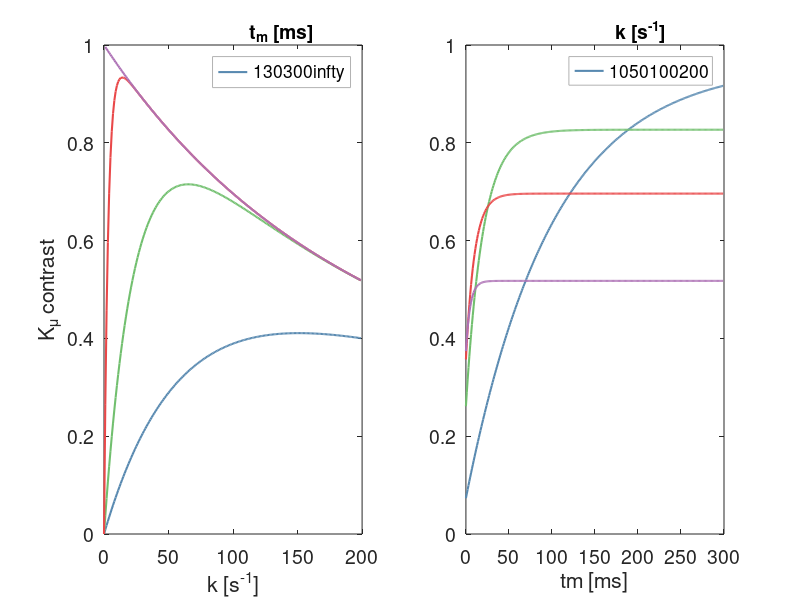

This figure's MATLAB source: (Note: this script raises an error after producing the figure.)
%show sde dde contrast as function of exchange and tm
D = 12e-3; %DELTA

close all
%different tm different k
figure;
ax = subplot(1,2,1);
tm_vec = [1e-3  30e-3 300e-3  500000e9];
k = 0.0000001:200;

% cols = linspecer(4);

cols = [    0.3467    0.5360    0.6907
    0.4416    0.7490    0.4322
    0.9153    0.2816    0.2878
    0.6769    0.4447    0.7114];

stil = ["--", "-.", ":", "-"];

for c_tm = 1:numel(tm_vec)
    tm = tm_vec(c_tm);
h = 2./(k*D) - 2./(k*D).^2 + 2./(k*D).^2.*exp(-k*D) - (1./(k*D).^2).*(exp(-k.*tm) + exp(-k*(2*D + tm)) - 2*exp(-k*(D+tm)));
if tm > 1e6; h(1) = NaN; end
% col = [1 1 1]*(c_tm-1)/(numel(tm_vec));
plot(ax, k, h, 'linewidth', 1.5, 'Color', cols(c_tm, :))
% plot(ax, k, h, 'linewidth', 1.5, 'Color', [0.5 0.5 0.5], 'LineStyle', stil(c_tm))

% plot(ax, k, h, 'linewidth', 1, 'Color', col)
hold(ax, 'on')
end
xlabel('k [s^{-1}]')
ylabel('K_{\mu} contrast')
leg = legend(["1", "30", "300", "\infty"], 'NumColumns', 2, 'EdgeColor', [0.7 0.7 0.7]);
title(leg, 't_m [ms]')
set(gca, 'fontsize', 14)



%different tm different k
ax2 = subplot(1,2,2);
k_vec = [10 50 100 200];
tm = (1e-9:300)*1e-3;
for c_k = 1:numel(k_vec)
    k = k_vec(c_k);
h = 2./(k*D) - 2./(k*D).^2 + 2./(k*D).^2.*exp(-k*D) - (1./(k*D).^2).*(exp(-k.*tm) + exp(-k*(2*D + tm)) - 2*exp(-k*(D+tm)));
plot(ax2, tm*1e3, h, 'linewidth', 1.5, 'Color', cols(c_k, :))
% plot(ax2, tm*1e3, h, 'linewidth', 1.5, 'Color', [0.5 0.5 0.5], 'LineStyle', stil(c_k))
hold(ax2, 'on')
end
xlabel('tm [ms]')
% ylabel('K_{\mu} contrast')
leg = legend(["10", "50", "100", "200"], 'NumColumns', 2, 'EdgeColor', [0.7 0.7 0.7]);
title(leg, 'k [s^{-1}]')
set(gca, 'fontsize', 14)

set(gcf, 'Position', [268 257 868 300], 'Color', 'w')
beautify_axes(ax)
beautify_axes(ax2)
movegui center
grid([ax ax2], 'minor')
